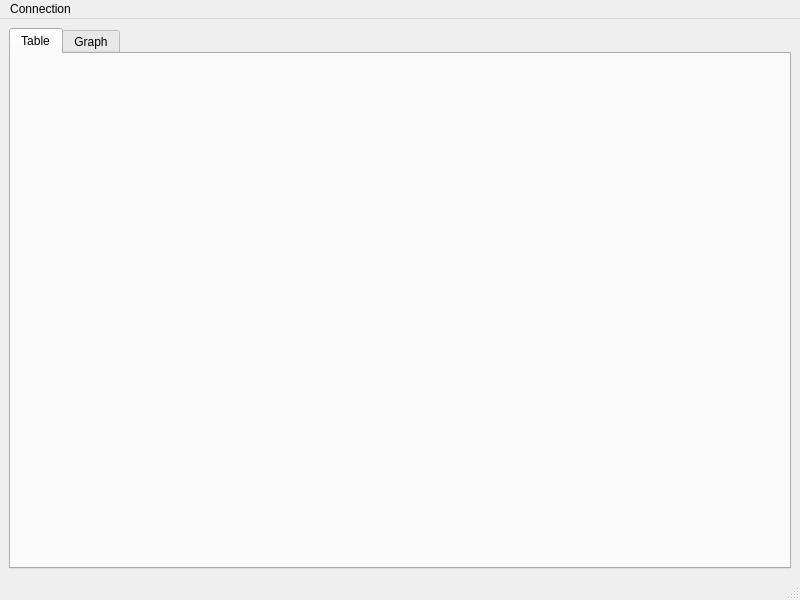
<?xml version="1.0" encoding="UTF-8"?>
<ui version="4.0">
 <class>MainWindow</class>
 <widget class="QMainWindow" name="MainWindow">
  <property name="geometry">
   <rect>
    <x>0</x>
    <y>0</y>
    <width>800</width>
    <height>600</height>
   </rect>
  </property>
  <property name="windowTitle">
   <string>Lumen Logger</string>
  </property>
  <widget class="QWidget" name="centralwidget">
   <layout class="QGridLayout" name="gridLayout">
    <item row="0" column="0">
     <widget class="QTabWidget" name="tabWidget">
      <property name="currentIndex">
       <number>0</number>
      </property>
      <widget class="QWidget" name="table">
       <attribute name="title">
        <string>Table</string>
       </attribute>
      </widget>
      <widget class="QWidget" name="graph">
       <attribute name="title">
        <string>Graph</string>
       </attribute>
      </widget>
     </widget>
    </item>
   </layout>
  </widget>
  <widget class="QMenuBar" name="menubar">
   <property name="geometry">
    <rect>
     <x>0</x>
     <y>0</y>
     <width>800</width>
     <height>24</height>
    </rect>
   </property>
   <widget class="QMenu" name="menuConnection">
    <property name="title">
     <string>Connection</string>
    </property>
   </widget>
   <addaction name="menuConnection"/>
  </widget>
  <widget class="QStatusBar" name="statusbar"/>
 </widget>
 <resources/>
 <connections/>
</ui>
